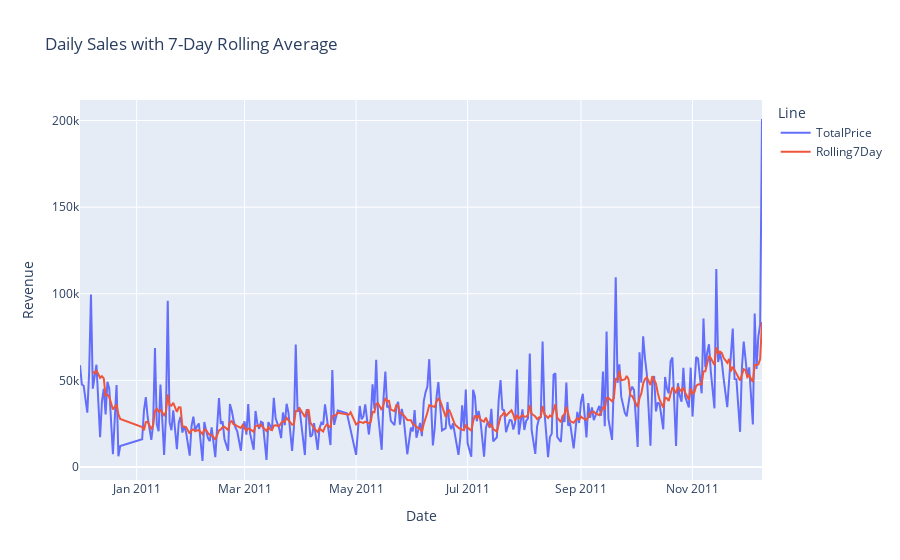

The notebook cell saved with this chart:
### Markdown cell above
This first plot shows our Daily Sales Revenue over time. As we can see, it has a very 'spiky' appearance. In order to help combat this, it can be useful to add a rolling average line to the plot to help us smooth out the plot so that we can see changes over time more effectively.

### Code cell
daily_sales['Rolling7Day'] = daily_sales['TotalPrice'].rolling(window=7).mean()

import plotly.express as px
fig = px.line(daily_sales, x='Date', y=['TotalPrice', 'Rolling7Day'],
              labels={'value': 'Revenue', 'variable': 'Line'},
              title='Daily Sales with 7-Day Rolling Average')
fig.show()

### Figure 1 — Plotly figure (JSON) as saved in the notebook; plotly's stock layout.template omitted (floating-point values rounded to 4 significant figures; data arrays with more than 128 entries replaced by an {"elided": "..."} marker saying what was removed)
{"data": [{"hovertemplate": "Line=TotalPrice<br>Date=%{x}<br>Revenue=%{y}<extra></extra>", "legendgroup": "TotalPrice", "line": {"color": "#636efa", "dash": "solid"}, "marker": {"symbol": "circle"}, "mode": "lines", "name": "TotalPrice", "orientation": "v", "showlegend": true, "type": "scatter", "x": {"elided": "305 str values"}, "xaxis": "x", "y": {"elided": "305 float values"}, "yaxis": "y"}, {"hovertemplate": "Line=Rolling7Day<br>Date=%{x}<br>Revenue=%{y}<extra></extra>", "legendgroup": "Rolling7Day", "line": {"color": "#EF553B", "dash": "solid"}, "marker": {"symbol": "circle"}, "mode": "lines", "name": "Rolling7Day", "orientation": "v", "showlegend": true, "type": "scatter", "x": {"elided": "305 str values"}, "xaxis": "x", "y": {"elided": "305 float values"}, "yaxis": "y"}], "layout": {"legend": {"title": {"text": "Line"}, "tracegroupgap": 0}, "title": {"text": "Daily Sales with 7-Day Rolling Average"}, "xaxis": {"anchor": "y", "domain": [0, 1], "title": {"text": "Date"}}, "yaxis": {"anchor": "x", "domain": [0, 1], "title": {"text": "Revenue"}}}}
